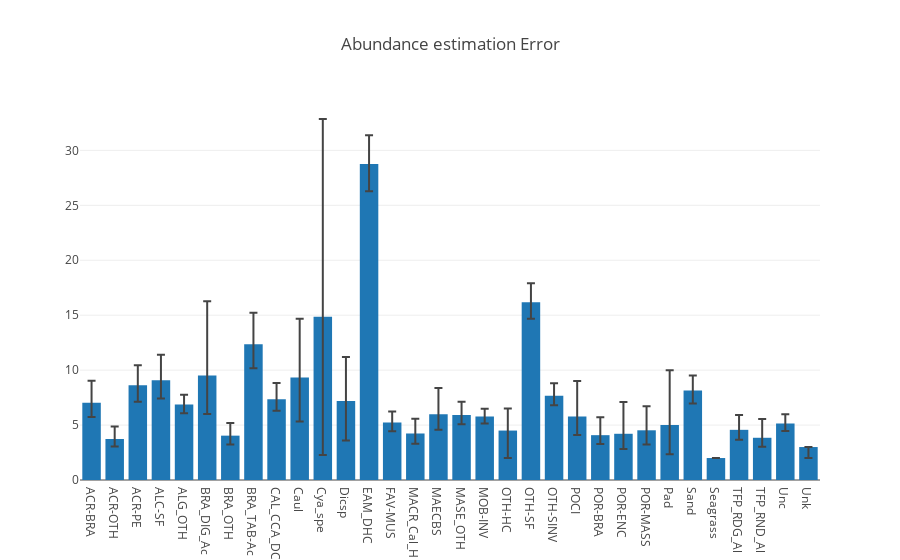

Source (notebook cell):
### Code cell
## PLOT ERROR
df[['cilow',"cimax"]]=df[['cilow',"cimax"]].astype('float')
df['cilow']=df['mean']-df['cilow']
df['cimax']=df['cimax']-df['mean']
df=df[~df.isna()]

data=[
go.Bar(
    x=df['Label'],
    y=df['mean'],
    name='BenthoBox_scaled',
    error_y=dict(
            type='data',
            symmetric=False,
            array=df['cimax'],
            arrayminus=df['cilow']))]

layout = go.Layout(
    title='Abundance estimation Error'
)

fig=go.Figure(data=data, layout=layout)
# fig
pyo.iplot(fig, filename='error-bar')

### Figure 1 — Plotly figure (JSON) as saved in the notebook; plotly's stock layout.template omitted (floating-point values rounded to 4 significant figures)
{"data": [{"error_y": {"array": [2, 1.146, 1.822, 2.328, 0.879, 6.757, 1.148, 2.882, 1.477, 5.333, 18.0, 4.0, 2.626, 1, 1.333, 2.4, 1.227, 0.7211, 2, 1.724, 1.14, 3.231, 1.64, 2.897, 2.19, 5, 1.355, 0, 1.358, 1.719, 0.8288, 0], "arrayminus": [1.278, 0.6829, 1.496, 1.656, 0.8025, 3.514, 0.8148, 2.186, 1.047, 4.0, 12.57, 3.6, 2.467, 0.791, 0.9333, 1.412, 0.84, 0.6259, 2.5, 1.505, 0.871, 1.692, 0.8, 1.379, 1.286, 2.667, 1.191, 0, 0.9057, 0.8125, 0.6847, 1], "symmetric": false, "type": "data"}, "name": "BenthoBox_scaled", "type": "bar", "uid": "c1e9d410-399b-11e9-9129-784f43519c00", "x": ["ACR-BRA", "ACR-OTH", "ACR-PE", "ALC-SF", "ALG_OTH", "BRA_DIG_Ac", "BRA_OTH", "BRA_TAB-Ac", "CAL_CCA_DC", "Caul", "Cya_spe", "Dicsp", "EAM_DHC", "FAV-MUS", "MACR_Cal_H", "MAECBS", "MASE_OTH", "MOB-INV", "OTH-HC", "OTH-SF", "OTH-SINV", "POCI", "POR-BRA", "POR-ENC", "POR-MASS", "Pad", "Sand", "Seagrass", "TFP_RDG_Al", "TFP_RND_Al", "Unc", "Unk"], "y": [7.023, 3.732, 8.622, 9.082, 6.879, 9.514, 4.037, 12.35, 7.36, 9.333, 14.86, 7.2, 28.76, 5.239, 4.233, 5.976, 5.907, 5.769, 4.5, 16.18, 7.677, 5.788, 4.08, 4.207, 4.524, 5, 8.153, 2, 4.566, 3.844, 5.153, 3]}], "layout": {"title": "Abundance estimation Error"}}
